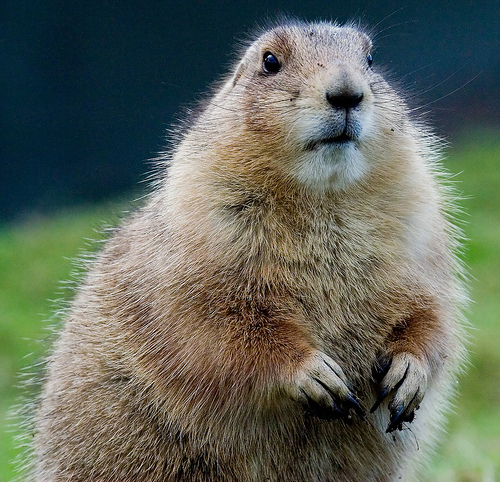
#> input picture paper/genimagepp_clip_baseline/failure_examples/BigGan/real_confidently_called_fake_01.JPEG, 500 x 482 px
$ python -i features.py   (imports and definitions only)
#> lines starting #> are read from the running program, lines starting #| are printed output that depends on the picture
### cernpix-backend/rule_engine.py
"""
Rule-based detector selection.

Revision note (2026-08-29): the original version gated the DiT-era branch on
native resolution (min_side >= 768px), on the theory that SDXL/SD3/Flux
default to 1024x1024 output. That gate turned out to be a bad proxy in
practice: any resize, screenshot, or re-save (i.e. most real-world uploads)
destroys native resolution while leaving the frequency-domain content mostly
intact, so a downscaled modern-generator image would fail the resolution
check and fall through to UniversalFakeDetect - the weakest generalizer of
the three (its checkpoint was trained only on ProGAN; see paper.txt in the
BlindSpot project). Confirmed failure case: a clearly AI-generated portrait
saved as a 348x456 screenshot scored 0.0014 (confidently "real") from
UniversalFakeDetect, while its hf_energy (0.55) showed no GAN-suppression at
all - CLIP-LoRA would have caught it.

Resolution is dropped from the routing decision entirely. The only feature
that survives resizing well enough to trust is high-frequency spectral
energy - mean log-magnitude FFT energy in the outer 20% frequency radius of
a 256x256 grayscale version of the image (same method as
paper/scripts/highpass_energy.py). Measured values from that evaluation
(paper/npr/highpass_energy/highpass_energy.csv):

    real photos        ~0.7  to  0.9
    flux / sd3 / sdxl   0.3  to  0.8   (close to real - DiT generators don't
                                        suppress high frequencies much)
    BigGAN / GLIDE     -1.2  to -1.6   (strongly suppressed - GAN upsampling
                                        stages smear out high-frequency detail)

A value below NPR_HF_ENERGY_MAX is strong, resolution-independent evidence
of GAN-style upsampling artifacts - genuine BigGAN/GLIDE output already
lands well below -1.0 even at native resolution, so this threshold alone
reliably separates real GAN output without needing a resolution check.

Everything else defaults to genimagepp CLIP-LoRA, the strongest
generalizing detector of the three per the BlindSpot evaluation
(adversarially hardened, trained specifically on modern DiT generators) -
rather than defaulting to UniversalFakeDetect, the weakest one.

UniversalFakeDetect keeps one narrow, honest niche: images at native small
resolution typical of raw GAN thumbnails (BigGAN/ProGAN output is 128-256px)
with only moderate spectral suppression - low enough to not look like a real
photo, not low enough for confident NPR routing. This case is rare among
real uploads (most are >=300px), which is an honest reflection of
UniversalFakeDetect being the least broadly useful of the three, not an
artifact of the thresholds.
"""
import numpy as np
from PIL import Image

from config import NPR_HF_ENERGY_MAX, UFD_MAX_MIN_SIDE, UFD_HF_ENERGY_MAX

FFT_SIZE = 256
TOP_FRAC = 0.2


def _high_freq_mask(size=FFT_SIZE, top_frac=TOP_FRAC):
    cy, cx = size // 2, size // 2
    yy, xx = np.ogrid[:size, :size]
    dist = np.sqrt((yy - cy) ** 2 + (xx - cx) ** 2)
    max_dist = np.sqrt(2) * size / 2
    threshold = (1 - top_frac) * max_dist
    return dist >= threshold


_HF_MASK = _high_freq_mask()

# [54 lines left out: functions compute_features, select_detector, not called in this run]

### cernpix-backend/orchestrator/features.py
#!/usr/bin/env python3
"""
Stage 4 -- per-image features for the orchestrator.

These are the cheap, image-only signals the orchestrator can see *before*
deciding what to do (which detector to trust, whether to escalate). They must
be computable in milliseconds on CPU, because the whole point of a routing
decision is that it costs less than the detectors it is choosing between.

`hf_energy` is imported from rule_engine rather than reimplemented, so the
orchestrator's feature is bit-identical to the one the deployed router keys
on and "orchestrator vs router" stays a fair comparison.

--------------------------------------------------------------------------
THE FORMAT CONFOUND -- read before using these features
--------------------------------------------------------------------------
In this corpus every fake is a .png and every real is a .jpeg/.jpg (42300 /
30000, no exceptions). Any feature that senses JPEG quantization therefore
separates the classes almost perfectly *on this data* while carrying no
generalizable evidence about whether an image was generated.

That is not a hypothetical worry here. The deployed router's own docstring
records the confirmed failure it causes: an AI-generated portrait saved as a
348x456 screenshot scored 0.0014 ("confidently real") because re-encoding
moved it into real-photo territory. A meta-model that learns "JPEG => real"
reproduces that bug and makes it worse.

So compression-sensitive features are computed but quarantined in
SHORTCUT_FEATURES, excluded from the default training set. build_table.py
reports how much accuracy they would add, which measures the size of the
confound rather than the quality of the model. The durable fix is the
recompression control in augment.py -- re-encode everything to a common
format so format carries no class information at all.
"""
import argparse
import csv
import math
import os
import sys
import warnings
from concurrent.futures import ThreadPoolExecutor
from pathlib import Path

# [1 line not run here, left out]

import numpy as np
from PIL import Image, ImageFile

ImageFile.LOAD_TRUNCATED_IMAGES = True

sys.path.insert(0, str(Path(__file__).resolve().parent.parent))
from rule_engine import FFT_SIZE, _HF_MASK          # noqa: E402  (router parity)

N_BANDS = 8

# Features excluded from the default orchestrator input: they mostly measure
# "was this JPEG-compressed", which in this corpus is a proxy for the label.
SHORTCUT_FEATURES = ["blockiness_8", "jpeg_grid_ratio"]

# Native-geometry features. Kept in the default set because an orchestrator is
# allowed to know how big an image is, but grouped so the ablation is one flag
# away: resolution correlates hard with generator in this corpus (BigGAN emits
# 128x128, DiT generators 1024x1024, ImageNet reals vary), and rule_engine.py
# deleted resolution from the routing decision for exactly that reason -- any
# resize, screenshot or re-save destroys it while leaving generator content
# intact. If --no-geometry barely moves the numbers, the orchestrator is not
# leaning on it; if it collapses, it learned resolution, not generation.
GEOMETRY_FEATURES = ["width", "height", "min_side", "max_side", "aspect", "log_pixels"]


def _radial_bins(size=FFT_SIZE, n=N_BANDS):
    cy = cx = size // 2
    yy, xx = np.ogrid[:size, :size]
    dist = np.sqrt((yy - cy) ** 2 + (xx - cx) ** 2)
    rmax = math.sqrt(2) * size / 2
    edges = np.linspace(0, rmax, n + 1)
    return [(dist >= edges[i]) & (dist < edges[i + 1]) for i in range(n)], dist / rmax


_BAND_MASKS, _NORM_R = _radial_bins()


def _axis_diag_masks(size=FFT_SIZE):
    """Split the high-frequency corner region into axis-aligned vs diagonal.

    GAN upsampling leaves checkerboard artifacts that are strongly
    axis-aligned, so the ratio between the two carries information that a
    single isotropic average (hf_energy) throws away.
    """
    cy = cx = size // 2
    yy, xx = np.ogrid[:size, :size]
    dy, dx = np.abs(yy - cy), np.abs(xx - cx)
    ang = np.arctan2(np.minimum(dy, dx) + 0.0, np.maximum(dy, dx) + 1e-9)
    axis = (ang < math.radians(20))
    diag = (ang > math.radians(35))
    return axis, diag


_AXIS_MASK, _DIAG_MASK = _axis_diag_masks()


def compute(path):
    """All features for one image path. Returns a dict, or None if unreadable."""
    try:
        img = Image.open(path)
#> img is the input picture: PIL image 500x482 RGB; mean R, G, B 97.3, 104, 91.9
        img.load()
    except Exception:                                     # noqa: BLE001
        return None
    return compute_from_image(img)


def compute_from_image(img):
    """Same features, from an already-decoded PIL image.

    This is the entry point serve.py uses: at request time the app already
    holds the decoded image, and re-opening it from disk would both cost a
    decode and risk diverging from what the detectors are actually scoring.
    """
    width, height = img.size
#> width = 500; height = 482
    rgb = img.convert("RGB")
    gray_full = np.asarray(img.convert("L"), dtype=np.float32) / 255.0

    g = np.asarray(
        img.convert("L").resize((FFT_SIZE, FFT_SIZE)), dtype=np.float32
    ) / 255.0
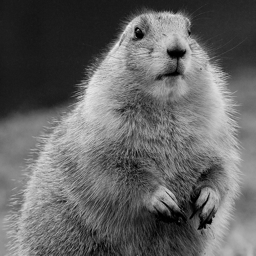
#> g: shape (256, 256) float32; min 0, max 0.918, mean 0.394
    f = np.fft.fftshift(np.fft.fft2(g))
    mag = np.log(np.abs(f) + 1e-8)
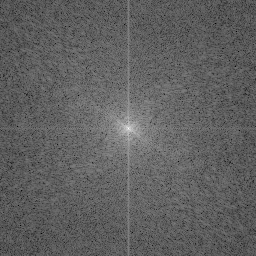
#> mag: shape (256, 256) float64; min -2.59, max 10.16, mean 2.23; drawn with min black and max white

    out = {
        # --- geometry (native, pre-resize) ---
        "width": width,
        "height": height,
        "min_side": min(width, height),
        "max_side": max(width, height),
        "aspect": round(max(width, height) / max(min(width, height), 1), 4),
        "log_pixels": round(math.log(max(width * height, 1)), 4),
        # --- router parity: identical to rule_engine.compute_features ---
        "hf_energy": round(float(mag[_HF_MASK].mean()), 4),
    }
#> out = {'width': 500, 'height': 482, 'min_side': 482, 'max_side': 500, 'aspect': 1.04, 'log_pixels': 12.39, 'hf_energy': 1.66}

    # --- radial spectrum: what hf_energy collapses into one number ---
    band_means = [float(mag[m].mean()) for m in _BAND_MASKS]
#> band_means = [4.34, 3.09, 2.64, 2.35, 2.1, 1.91, 1.75, 1.61]
    for i, v in enumerate(band_means):
        out[f"band{i}"] = round(v, 4)
#> this loop made 8 passes
#> v on passes 1 to 8: 4.34, 3.09, 2.64, 2.35, 2.1, 1.91, 1.75, 1.61
#> after the loop, out = 15 items
    lf = float(np.mean(band_means[:2]))
#> lf = 3.72
    hf = float(np.mean(band_means[-2:]))
#> hf = 1.68
    out["hf_lf_gap"] = round(hf - lf, 4)

    # spectral slope: log-magnitude vs normalized radius, least squares
    r = _NORM_R.ravel()
    sel = r > 0.05
    slope = np.polyfit(np.log(r[sel]), mag.ravel()[sel], 1)[0]
#> slope = -0.986
    out["spectral_slope"] = round(float(slope), 4)

    # anisotropy inside the high-frequency region
    ax = float(mag[_HF_MASK & _AXIS_MASK].mean()) if (_HF_MASK & _AXIS_MASK).any() else 0.0
#> ax = 0
    dg = float(mag[_HF_MASK & _DIAG_MASK].mean()) if (_HF_MASK & _DIAG_MASK).any() else 0.0
#> dg = 1.65
    out["hf_axis"] = round(ax, 4)
    out["hf_diag"] = round(dg, 4)
    out["hf_anisotropy"] = round(ax - dg, 4)

    # --- intensity / colour statistics ---
    out["gray_mean"] = round(float(gray_full.mean()), 4)
    out["gray_std"] = round(float(gray_full.std()), 4)
    hist, _ = np.histogram(gray_full, bins=64, range=(0, 1))
#> hist = 64 values, max 18226 at index 6, min 7 at index 63, mean 3765.6
    p = hist / max(hist.sum(), 1)
#> p = 64 values, max 0.0756 at index 6, min 2.9e-05 at index 63, mean 0.0156
    p = p[p > 0]
    out["entropy"] = round(float(-(p * np.log2(p)).sum()), 4)

    arr = np.asarray(rgb, dtype=np.float32) / 255.0
    mx, mn = arr.max(axis=2), arr.min(axis=2)
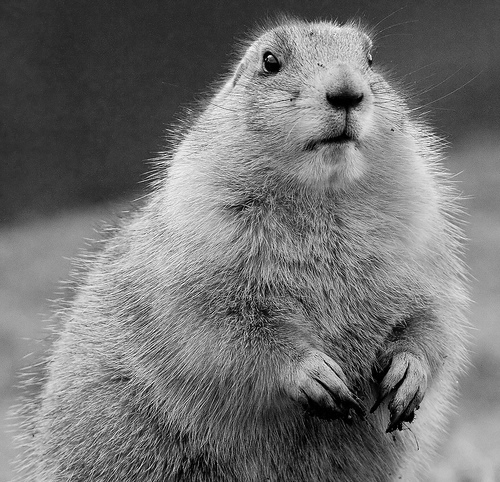
#> mx: shape (482, 500) float32; min 0, max 1, mean 0.45
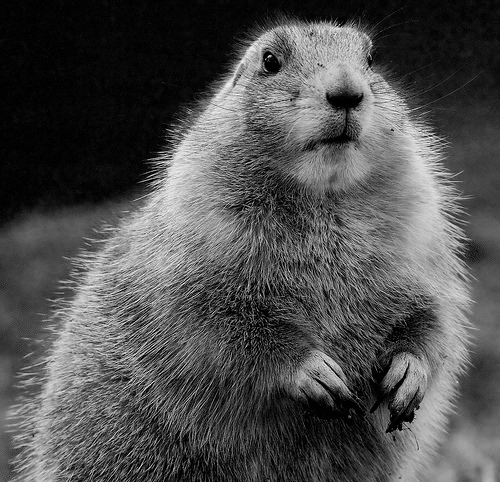
#> mn: shape (482, 500) float32; min 0, max 1, mean 0.311
    sat = np.where(mx > 0, (mx - mn) / np.maximum(mx, 1e-6), 0.0)
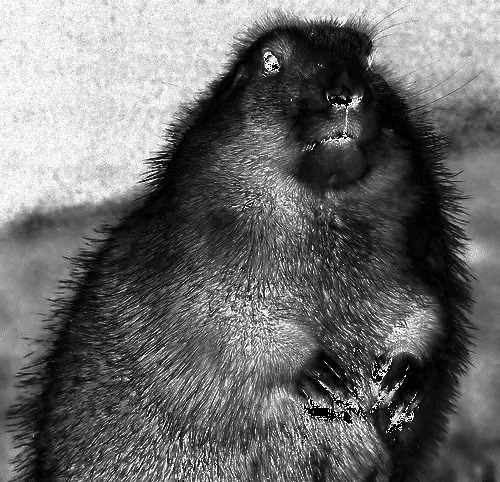
#> sat: shape (482, 500) float32; min 0, max 1, mean 0.425
    out["sat_mean"] = round(float(sat.mean()), 4)
    out["sat_std"] = round(float(sat.std()), 4)

    # --- local noise: high-pass residual on the native-resolution luma ---
    if gray_full.shape[0] > 3 and gray_full.shape[1] > 3:
        lap = (gray_full[1:-1, 2:] + gray_full[1:-1, :-2] +
               gray_full[2:, 1:-1] + gray_full[:-2, 1:-1] -
               4 * gray_full[1:-1, 1:-1])
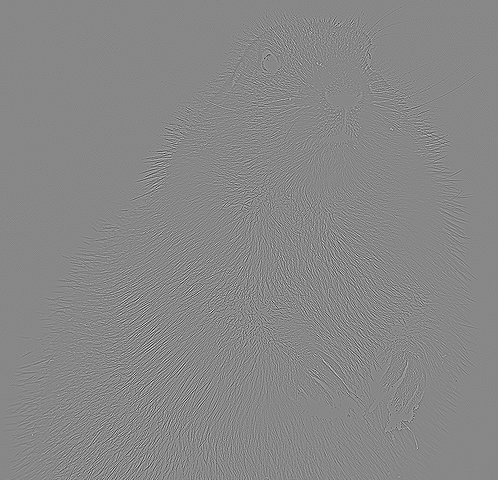
#> lap: shape (480, 498) float32; min -2.78, max 2.44, mean -1.82e-05; drawn with min black and max white
        out["residual_std"] = round(float(lap.std()), 5)
        out["residual_kurt"] = round(float(((lap - lap.mean()) ** 4).mean() /
                                           max(lap.var() ** 2, 1e-12)), 4)
    else:
        out["residual_std"] = 0.0
        out["residual_kurt"] = 0.0

    # --- QUARANTINED: compression-sensitive, see module docstring ---
    gy = gray_full
    if gy.shape[0] >= 16 and gy.shape[1] >= 16:
        dv = np.abs(np.diff(gy, axis=0))
        dh = np.abs(np.diff(gy, axis=1))
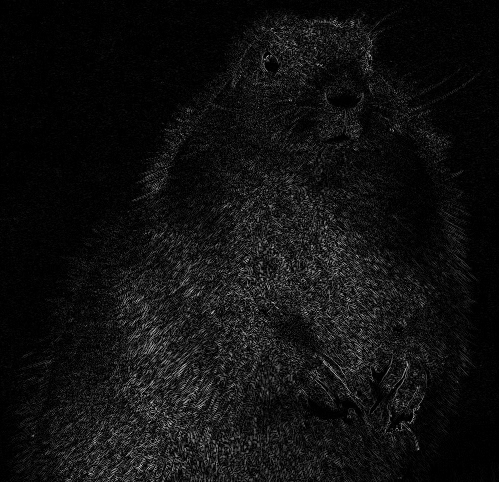
#> dh: shape (482, 499) float32; min 0, max 0.835, mean 0.0674
        on_v = dv[7::8].mean() if dv[7::8].size else 0.0
#> on_v = 0.0709
        on_h = dh[:, 7::8].mean() if dh[:, 7::8].size else 0.0
#> on_h = 0.0678
        off_v, off_h = dv.mean(), dh.mean()
#> off_v = 0.0715; off_h = 0.0674
        out["blockiness_8"] = round(float((on_v + on_h) / 2), 5)
        out["jpeg_grid_ratio"] = round(float((on_v + on_h) / max(off_v + off_h, 1e-9)), 4)
    else:
        out["blockiness_8"] = 0.0
        out["jpeg_grid_ratio"] = 1.0

    return out


FEATURE_NAMES = None


# [48 lines left out: function main, not called in this run]


# [2 lines not run here, left out]

>>> result = compute('../../paper/genimagepp_clip_baseline/failure_examples/BigGan/real_confidently_called_fake_01.JPEG')
#> result = 29 items

$ run again, on paper/genimagepp_clip_baseline/failure_examples/BigGan/real_confidently_called_fake_04.JPEG
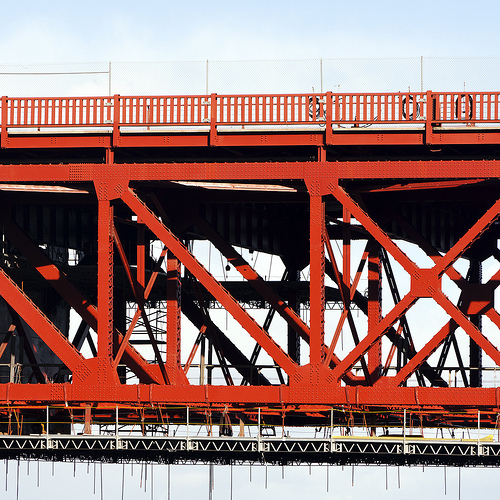
#> input picture paper/genimagepp_clip_baseline/failure_examples/BigGan/real_confidently_called_fake_04.JPEG, 500 x 500 px
#> in compute, img is the input picture: PIL image 500x500 RGB; mean R, G, B 149.5, 115.9, 112.9
#> in compute_from_image, `mag = np.log(np.abs(f) + 1e-8)`:
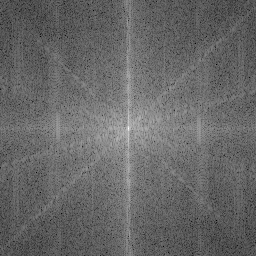
#> mag: shape (256, 256) float64; min -2.52, max 10.38, mean 2.72; drawn with min black and max white
#> in compute_from_image, `out = { # --- geometry (native, pre-resize) --- "width": width, "heigh..`: out = {'width': 500, 'height': 500, 'min_side': 500, 'max_side': 500, 'aspect': 1, 'log_pixels': 12.43, 'hf_energy': 1.64}
#> band_means = [5.1, 4.1, 3.47, 3.03, 2.54, 2.23, 1.79, 1.53]
#> the loop in compute_from_image, `for i, v in enumerate(band_means):` made 8 passes
#> v on passes 1 to 8: 5.1, 4.1, 3.47, 3.03, 2.54, 2.23, 1.79, 1.53
#> after the loop in compute_from_image, `for i, v in enumerate(band_means):`: out = 15 items
#> lf = 4.6
#> hf = 1.66
#> slope = -1.54
#> ax = 0
#> dg = 1.61
#> hist = 64 values, max 21535 at index 1, min 531 at index 46, mean 3906.2
#> p = 64 values, max 0.0861 at index 1, min 0.00212 at index 46, mean 0.0156
#> in compute_from_image, `dh = np.abs(np.diff(gy, axis=1))`:
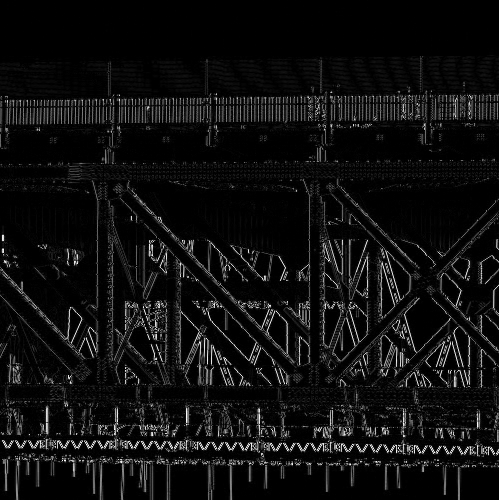
#> dh: shape (500, 499) float32; min 0, max 1, mean 0.0631
#> on_v = 0.0685
#> on_h = 0.063
#> off_v = 0.0662; off_h = 0.0631
#> result = 29 items

$ run again, on paper/genimagepp_clip_baseline/failure_examples/BigGan/real_confidently_called_fake_06.JPEG
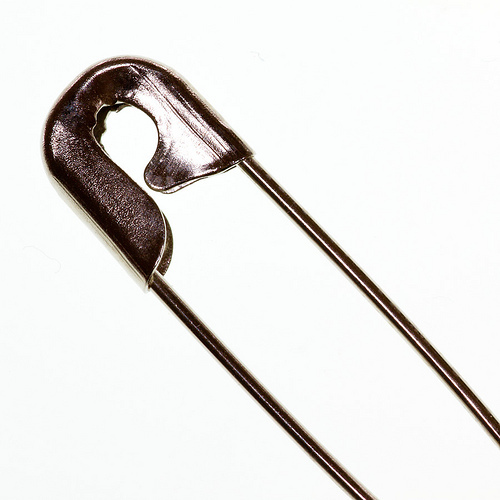
#> input picture paper/genimagepp_clip_baseline/failure_examples/BigGan/real_confidently_called_fake_06.JPEG, 500 x 500 px
#> in compute, img is the input picture: PIL image 500x500 RGB; mean R, G, B 230.6, 229.2, 227.2
#> in compute_from_image, `mag = np.log(np.abs(f) + 1e-8)`:
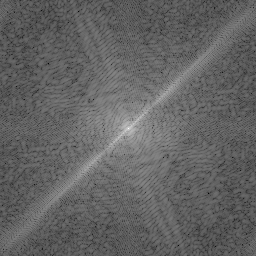
#> mag: shape (256, 256) float64; min -3.9, max 10.98, mean 1.91; drawn with min black and max white
#> in compute_from_image, `out = { # --- geometry (native, pre-resize) --- "width": width, "heigh..`: out = {'width': 500, 'height': 500, 'min_side': 500, 'max_side': 500, 'aspect': 1, 'log_pixels': 12.43, 'hf_energy': 1.4}
#> band_means = [4.59, 3.29, 2.55, 2.06, 1.67, 1.36, 1.26, 1.57]
#> the loop in compute_from_image, `for i, v in enumerate(band_means):` made 8 passes
#> v on passes 1 to 8: 4.59, 3.29, 2.55, 2.06, 1.67, 1.36, 1.26, 1.57
#> after the loop in compute_from_image, `for i, v in enumerate(band_means):`: out = 15 items
#> lf = 3.94
#> hf = 1.41
#> slope = -1.41
#> ax = 0
#> dg = 1.45
#> hist = 64 values, max 135435 at index 63, min 133 at index 0, mean 3906.2
#> p = 64 values, max 0.542 at index 63, min 0.000532 at index 0, mean 0.0156
#> in compute_from_image, `dh = np.abs(np.diff(gy, axis=1))`:
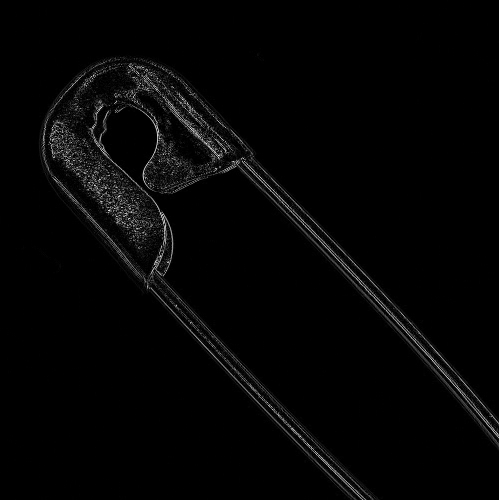
#> dh: shape (500, 499) float32; min 0, max 0.949, mean 0.0206
#> on_v = 0.0213
#> on_h = 0.0208
#> off_v = 0.0201; off_h = 0.0206
#> result = 29 items

$ run again, on paper/genimagepp_clip_baseline/failure_examples/BigGan/fake_confidently_called_real_01.png
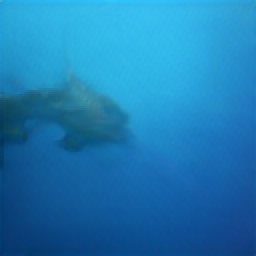
#> input picture paper/genimagepp_clip_baseline/failure_examples/BigGan/fake_confidently_called_real_01.png, 128 x 128 px (shown 2 times larger)
#> in compute, img is the input picture: PIL image 128x128 RGB; mean R, G, B 29.6, 123.8, 180.2
#> in compute_from_image, `out = { # --- geometry (native, pre-resize) --- "width": width, "heigh..`: out = {'width': 128, 'height': 128, 'min_side': 128, 'max_side': 128, 'aspect': 1, 'log_pixels': 9.7, 'hf_energy': -2.13}
#> band_means = [2.34, 0.637, -0.253, -0.781, -1.15, -1.47, -1.97, -2.25]
#> the loop in compute_from_image, `for i, v in enumerate(band_means):` made 8 passes
#> v on passes 1 to 8: 2.34, 0.637, -0.253, -0.781, -1.15, -1.47, -1.97, -2.25
#> after the loop in compute_from_image, `for i, v in enumerate(band_means):`: out = 15 items
#> lf = 1.49
#> hf = -2.11
#> slope = -1.74
#> ax = 0
#> dg = -2.16
#> hist = 64 values, max 901 at index 36, min 0 at index 0, mean 256
#> in compute_from_image, `p = hist / max(hist.sum(), 1)`: p = 64 values, max 0.055 at index 36, min 0 at index 0, mean 0.0156
#> in compute_from_image, `p = p[p > 0]`: p = 31 values, max 0.055 at index 26, min 0.000183 at index 30, mean 0.0323
#> in compute_from_image, `dh = np.abs(np.diff(gy, axis=1))`:
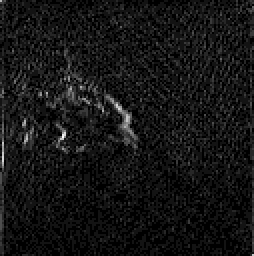
#> dh: shape (128, 127) float32 (shown 2 times larger); min 0, max 0.051, mean 0.00419; drawn with min black and max white
#> on_v = 0.00503
#> on_h = 0.00377
#> off_v = 0.00468; off_h = 0.00419
#> result = 29 items
